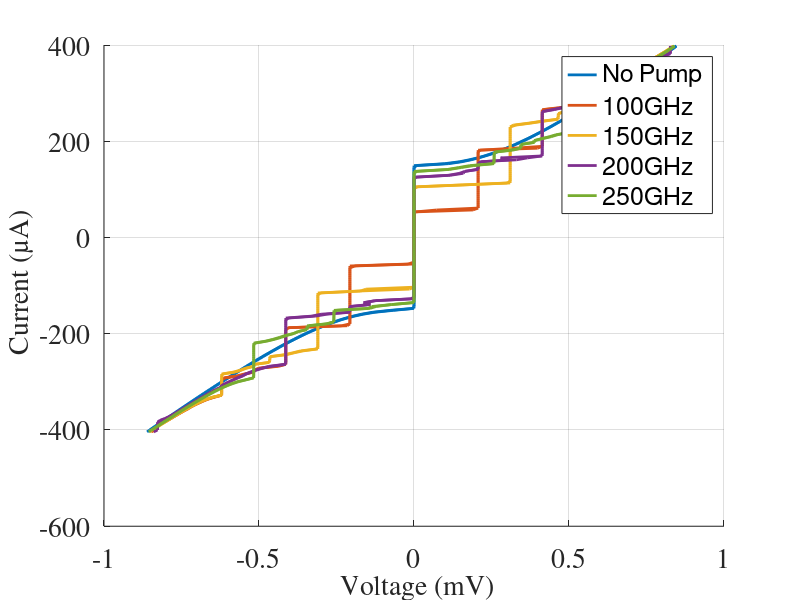
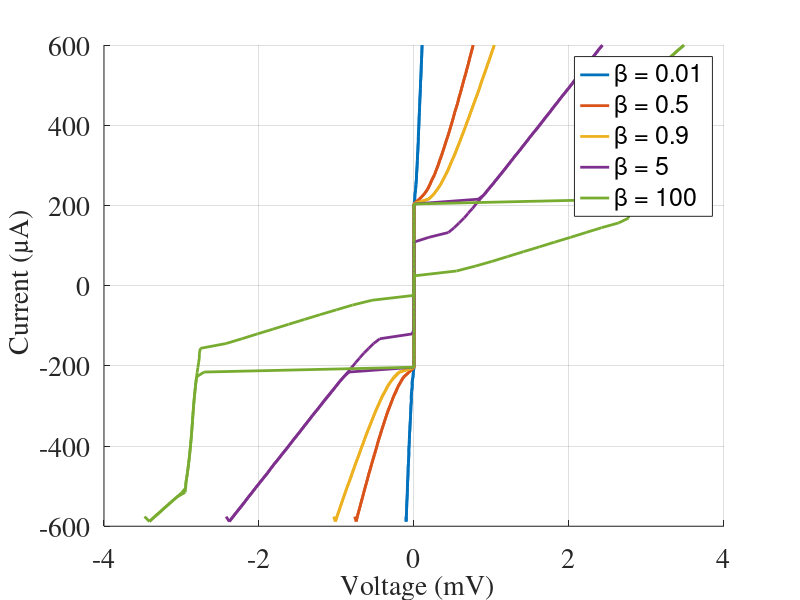

The MATLAB source for these figures, in order:
clc
clear
close all

%% draw Shapiro steps
data0=dlmread('NoPump.DAT');
data1=dlmread('100GHz.DAT');
data2=dlmread('150GHz.DAT');
data3=dlmread('200GHz.DAT');
data4=dlmread('250GHz.DAT');

figure
hold on;
 plot(data0(:,1)*1e3,data0(:,2)*1e6,'linewidth',2);
 plot(data1(:,1)*1e3,data0(:,2)*1e6,'linewidth',2);
 plot(data2(:,1)*1e3,data0(:,2)*1e6,'linewidth',2);
 plot(data3(:,1)*1e3,data0(:,2)*1e6,'linewidth',2);
 plot(data4(:,1)*1e3,data0(:,2)*1e6,'linewidth',2);
 
 set(gca, 'FontSize', 20);
 set(gca, 'FontName', 'Times');
 xlabel('\fontname{Times} Voltage (mV)','FontSize',20); 
 ylabel('\fontname{Times} Current (\muA)','FontSize',20);
 legend('No Pump','100GHz','150GHz','200GHz','250GHz');
grid on;
hold off;

%% Draw Beta parameters

data0=dlmread('IVBeta1.dat');
data1=dlmread('IVBeta2.dat');
data2=dlmread('IVBeta3.dat');
data3=dlmread('IVBeta4.dat');
data4=dlmread('IVBeta5.dat');

figure
hold on;
 plot(data0(:,1),data0(:,2)*1e3,'linewidth',2);
 plot(data1(:,1),data0(:,2)*1e3,'linewidth',2);
 plot(data2(:,1),data0(:,2)*1e3,'linewidth',2);
 plot(data3(:,1),data0(:,2)*1e3,'linewidth',2);
 plot(data4(:,1),data0(:,2)*1e3,'linewidth',2);
 
 set(gca, 'FontSize', 20);
 set(gca, 'FontName', 'Times');
 xlabel('\fontname{Times} Voltage (mV)','FontSize',20); 
 ylabel('\fontname{Times} Current (\muA)','FontSize',20);
 legend('\beta = 0.01','\beta = 0.5','\beta = 0.9','\beta = 5','\beta = 100');
grid on;
hold off;